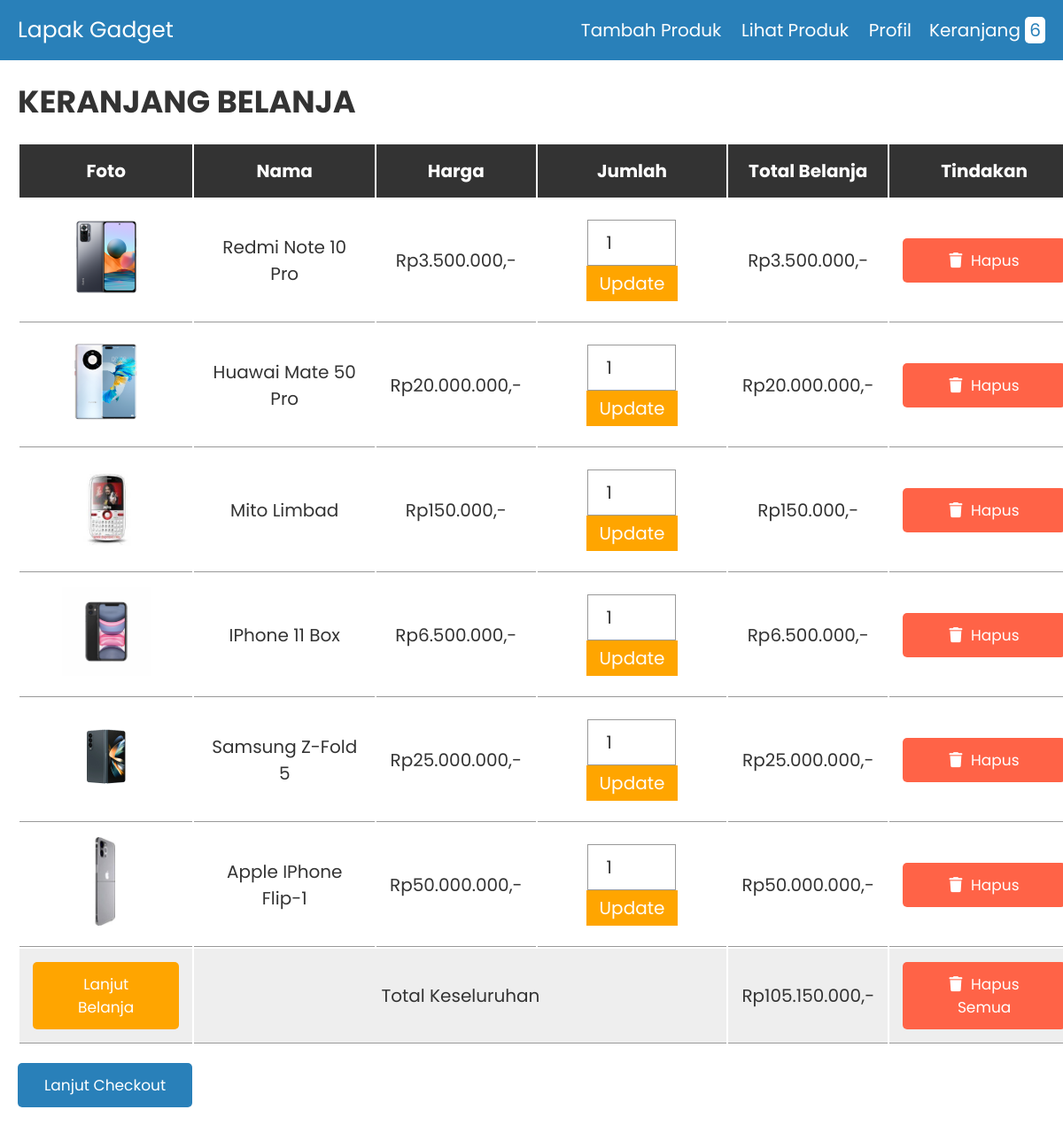
The app's page /cart.php with its own data.
### tables this page shows
CREATE TABLE `cart` (
  `id` int(255) NOT NULL,
  `name` varchar(255) NOT NULL,
  `price` varchar(255) NOT NULL,
  `image` varchar(255) NOT NULL,
  `quantity` int(255) NOT NULL,
  `user_id` int(255) NOT NULL
);

### cart.php (the view, shortened to what this page needs)
<?php
@include 'config.php';
?>
<!DOCTYPE html>
<html lang="en">
<head>
   <link rel="stylesheet" href="https://cdnjs.cloudflare.com/ajax/libs/font-awesome/6.0.0/css/all.min.css">
   <link rel="stylesheet" href="css/style.css">
</head>
<body>
<?php include 'header.php'; ?>
<div class="container">
<section class="shopping-cart">
   <h1 class="heading">Keranjang Belanja</h1>
   <table>
      <thead>
         <th>Foto</th>
         <th>Nama</th>
         <th>Harga</th>
         <th>Jumlah</th>
         <th>Total Belanja</th>
         <th>Tindakan</th>
      </thead>
      <tbody>
         <?php
         $select_cart = mysqli_query($conn, "SELECT * FROM `cart`");
         $grand_total = 0;
         if(mysqli_num_rows($select_cart) > 0){
            while($fetch_cart = mysqli_fetch_assoc($select_cart)){
               ?>
               <tr>
                  <td><img src="uploaded_img/<?php echo $fetch_cart['image']; ?>" height="100" alt=""></td>
                  <td><?php echo $fetch_cart['name']; ?></td>
                  <td>Rp<?php echo number_format($fetch_cart['price'], 0, ',', '.'); ?>,-</td>
                  <td>
                     <form action="" method="post">
                        <input type="number" name="update_quantity" min="1"  value="<?php echo $fetch_cart['quantity']; ?>" >
                        <input type="submit" value="Update" name="update_update_btn">
                     </form>
                  </td>
                  <td>Rp<?php echo $sub_total = number_format($fetch_cart['price'] * $fetch_cart['quantity'], 0, ',', '.'); ?>,-</td>
                  <td><a href="cart.php?remove=<?php echo $fetch_cart['id']; ?>" onclick="return confirm('Yakin menghapus item dari keranjang??')" class="delete-btn"> <i class="fas fa-trash"></i> Hapus</a></td>
               </tr>
               <?php
               $grand_total += $fetch_cart['price'] * $fetch_cart['quantity'];
            }
         }
         ?>
         <tr class="table-bottom">
            <td><a href="products.php" class="option-btn" style="margin-top: 0;">Lanjut Belanja</a></td>
            <td colspan="3">Total Keseluruhan</td>
            <td>Rp<?php echo number_format($grand_total, 0, ',', '.'); ?>,-</td>
            <td><a href="cart.php?delete_all" onclick="return confirm('Kamu yakin menghapus semua belanjaanmu??');" class="delete-btn"> <i class="fas fa-trash"></i> Hapus Semua </a></td>
         </tr>
      </tbody>
   </table>
   <div class="checkout-btn">
      <a href="checkout.php" class="btn <?= ($grand_total > 1)?'':'disabled'; ?>">Lanjut Checkout</a>
   </div>
</section>
</div>
</body>
</html>

### header.php (shortened to what this page needs)
<header class="header">
   <div class="flex">
      <a href="products.php" class="logo">Lapak Gadget</a>
      <nav class="navbar">
         <a href="index.php">Tambah Produk</a>
         <a href="products.php">Lihat Produk</a>
         <a href="logout.php">Profil</a>
      </nav>
      <?php
      $select_rows = mysqli_query($conn, "SELECT * FROM `cart`") or die('query failed');
      $row_count = mysqli_num_rows($select_rows);
      ?>
      <a href="cart.php" class="cart">Keranjang <span><?php echo $row_count; ?></span> </a>
   </div>
</header>

### css/style.css (style rules this page uses)
:root { --blue:#2980b9; --red:tomato; --orange:orange; --black:#333; --white:#fff; --bg-color:#eee; --dark-bg:rgba(0,0,0,.7); --box-shadow:0 .5rem 1rem rgba(0,0,0,.1); --border:.1rem solid #999; }
* { font-family: 'Poppins', sans-serif; margin:0; padding:0; box-sizing: border-box; outline: none; border:none; text-decoration: none; text-transform: capitalize; }
html { font-size: 62.5%; overflow-x: hidden; }
.container { max-width: 1200px; margin:0 auto; }
section { padding:2rem; }
.heading { text-align: center; font-size: 3.5rem; text-transform: uppercase; color:var(--black); margin-bottom: 2rem; }
.btn, .option-btn, .delete-btn { display: block; width: 100%; text-align: center; background-color: var(--blue); color:var(--white); font-size: 1.7rem; padding:1.2rem 3rem; border-radius: .5rem; cursor: pointer; margin-top: 1rem; }
.option-btn i, .delete-btn i { padding-right: .5rem; }
.option-btn { background-color: var(--orange); }
.delete-btn { margin-top: 0; background-color: var(--red); }
.header { background-color: var(--blue); position: sticky; top:0; left:0; z-index: 1000; }
.header .flex { display: flex; align-items: center; padding:1.5rem 2rem; max-width: 1200px; margin:0 auto; }
.header .flex .logo { margin-right: auto; font-size: 2.5rem; color:var(--white); }
.header .flex .navbar a { margin-left: 2rem; font-size: 2rem; color:var(--white); }
.header .flex .cart { margin-left: 2rem; font-size: 2rem; color:var(--white); }
.header .flex .cart span { padding:.1rem .5rem; border-radius: .5rem; background-color: var(--white); color:var(--blue); font-size: 2rem; }
.shopping-cart table { text-align: center; width: 100%; }
.shopping-cart table thead th { padding:1.5rem; font-size: 2rem; color:var(--white); background-color: var(--black); }
.shopping-cart table tr td { border-bottom: var(--border); padding:1.5rem; font-size: 2rem; color:var(--black); }
.shopping-cart table input[type="number"] { border: var(--border); padding:1rem 2rem; font-size: 2rem; color:var(--black); width: 10rem; }
.shopping-cart table input[type="submit"] { padding:.5rem 1.5rem; cursor: pointer; font-size: 2rem; background-color: var(--orange); color:var(--white); }
.shopping-cart table .table-bottom { background-color: var(--bg-color); }
.shopping-cart .checkout-btn { text-align: center; margin-top: 1rem; }
.shopping-cart .checkout-btn a { display: inline-block; width: auto; }
@media (max-width:1200px) { .shopping-cart { overflow-x: scroll; } }
@media (max-width:1200px) { .shopping-cart table { width: 120rem; } }
@media (max-width:1200px) { .shopping-cart .heading { text-align: left; } }
@media (max-width:1200px) { .shopping-cart .checkout-btn { text-align: left; } }

### records on screen
cart: image (picture), name "Redmi Note 10 Pro", price "3.500.000", update_quantity "1", $sub_total = number_format($fetch_cart['price'] * $fetch_cart['quantity'], 0, ',', '.') "3.500.000"
cart: image (picture), name "Huawai Mate 50 Pro", price "20.000.000", update_quantity "1", $sub_total = number_format($fetch_cart['price'] * $fetch_cart['quantity'], 0, ',', '.') "20.000.000"
cart: image (picture), name "Mito Limbad", price "150.000", update_quantity "1", $sub_total = number_format($fetch_cart['price'] * $fetch_cart['quantity'], 0, ',', '.') "150.000"
cart: image (picture), name "IPhone 11 Box", price "6.500.000", update_quantity "1", $sub_total = number_format($fetch_cart['price'] * $fetch_cart['quantity'], 0, ',', '.') "6.500.000"
cart: image (picture), name "Samsung Z-Fold 5", price "25.000.000", update_quantity "1", $sub_total = number_format($fetch_cart['price'] * $fetch_cart['quantity'], 0, ',', '.') "25.000.000"
cart: image (picture), name "Apple IPhone Flip-1", price "50.000.000", update_quantity "1", $sub_total = number_format($fetch_cart['price'] * $fetch_cart['quantity'], 0, ',', '.') "50.000.000"

### other values on screen
$row_count "6"
$grand_total "105.150.000"
